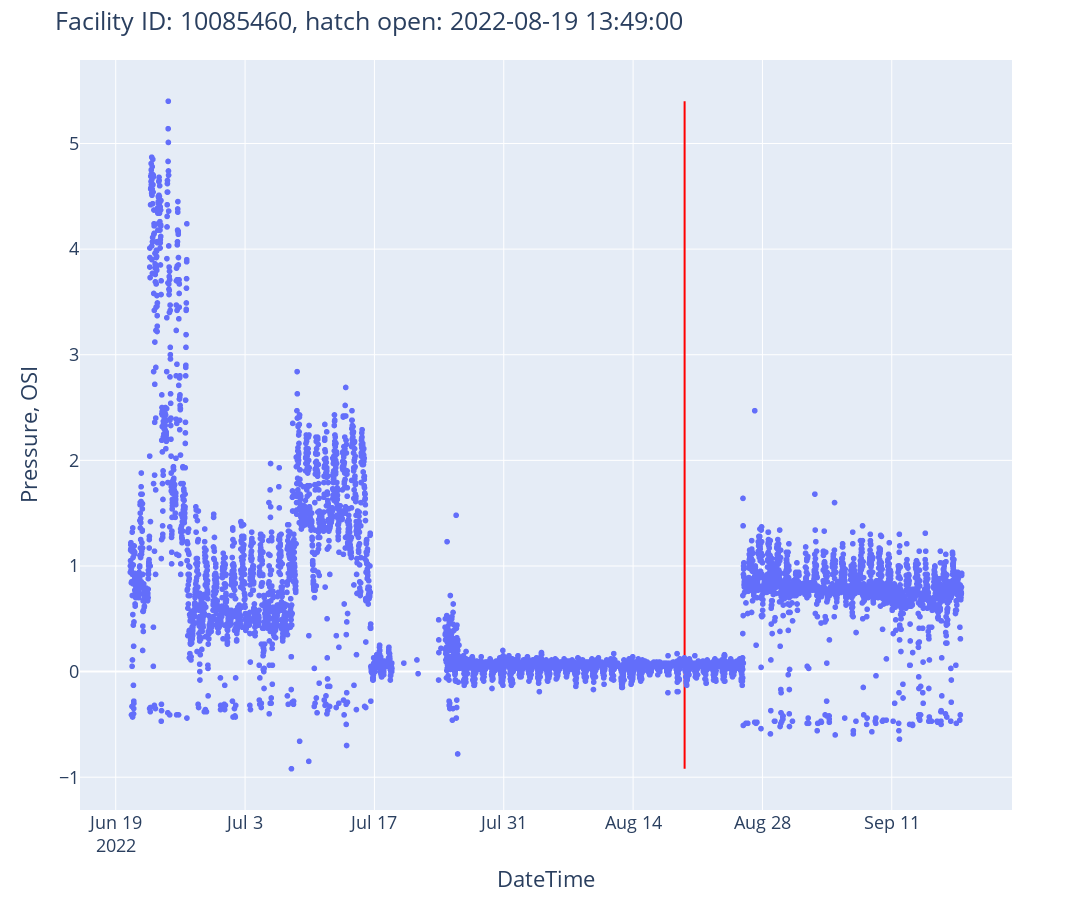

Here is the notebook cell this chart was saved with:
### Code cell
# plot pressure with drone detected open hatch time, you may add hatch open or close time from work order or Forms data or other notes to the plot.
import requests
import plotly.io as pio
from pandas import Timestamp
print(t_drone_open_hatch)
t_open_manual = pd.to_datetime('2022-07-16 12:44')
fig = plot_ts_open_hatch(dfi=df_thp_460, fac_id=facility_id, t_drone_open_hatch=t_drone_open_hatch)
fig.show()

### Figure 1 — Plotly figure (JSON) as saved in the notebook; plotly's stock layout.template omitted (floating-point values rounded to 4 significant figures; data arrays with more than 128 entries replaced by an {"elided": "..."} marker saying what was removed)
{"data": [{"hovertemplate": "timestamp=%{x}<br>pressure_osi=%{y}<extra></extra>", "legendgroup": "", "marker": {"color": "#636efa", "symbol": "circle"}, "mode": "markers", "name": "", "showlegend": false, "type": "scattergl", "x": {"elided": "7056 str values"}, "xaxis": "x", "y": {"elided": "7056 float values"}, "yaxis": "y"}, {"hovertemplate": "x=%{x}<br>y=%{y}<extra></extra>", "legendgroup": "", "line": {"color": "red", "dash": "solid"}, "marker": {"symbol": "circle"}, "mode": "lines", "name": "", "orientation": "v", "showlegend": false, "type": "scatter", "x": ["2022-08-19T13:49:00", "2022-08-19T13:49:00"], "xaxis": "x", "y": [-0.92, 5.4], "yaxis": "y"}], "layout": {"font": {"size": 18}, "height": 900, "legend": {"tracegroupgap": 0}, "margin": {"t": 60}, "title": {"text": "Facility ID: 10085460, hatch open: 2022-08-19 13:49:00"}, "width": 1600, "xaxis": {"anchor": "y", "domain": [0, 1], "title": {"text": "DateTime"}}, "yaxis": {"anchor": "x", "domain": [0, 1], "title": {"text": "Pressure, OSI"}}}}
